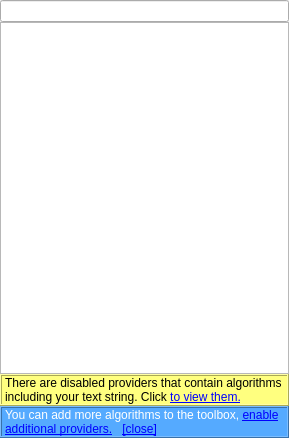
<?xml version="1.0" encoding="UTF-8"?>
<ui version="4.0">
 <class>ProcessingToolbox</class>
 <widget class="QDockWidget" name="ProcessingToolbox">
  <property name="geometry">
   <rect>
    <x>0</x>
    <y>0</y>
    <width>289</width>
    <height>438</height>
   </rect>
  </property>
  <property name="windowTitle">
   <string>Processing Toolbox</string>
  </property>
  <widget class="QWidget" name="dockWidgetContents">
   <layout class="QVBoxLayout" name="verticalLayout">
    <property name="spacing">
     <number>0</number>
    </property>
    <property name="margin">
     <number>0</number>
    </property>
    <item>
     <widget class="QgsFilterLineEdit" name="searchBox">
      <property name="toolTip">
       <string>Enter algorithm name to filter list</string>
      </property>
     </widget>
    </item>
    <item>
     <widget class="QTreeWidget" name="algorithmTree">
      <property name="contextMenuPolicy">
       <enum>Qt::CustomContextMenu</enum>
      </property>
      <property name="headerHidden">
       <bool>true</bool>
      </property>
      <column>
       <property name="text">
        <string notr="true">1</string>
       </property>
      </column>
     </widget>
    </item>
    <item>
     <widget class="QLabel" name="txtDisabled">
      <property name="autoFillBackground">
       <bool>false</bool>
      </property>
      <property name="styleSheet">
       <string notr="true">background-color: rgb(255, 255, 127);</string>
      </property>
      <property name="frameShape">
       <enum>QFrame::Box</enum>
      </property>
      <property name="frameShadow">
       <enum>QFrame::Raised</enum>
      </property>
      <property name="text">
       <string>There are disabled providers that contain algorithms including your text string. Click &lt;a href=&quot;view&quot;&gt;to view them.&lt;/a&gt;</string>
      </property>
      <property name="wordWrap">
       <bool>true</bool>
      </property>
      <property name="margin">
       <number>5</number>
      </property>
     </widget>
    </item>
    <item>
     <widget class="QLabel" name="txtTip">
      <property name="styleSheet">
       <string notr="true">background-color: rgb(85, 170, 255);
color: rgb(255, 255, 255);</string>
      </property>
      <property name="frameShape">
       <enum>QFrame::Box</enum>
      </property>
      <property name="frameShadow">
       <enum>QFrame::Raised</enum>
      </property>
      <property name="text">
       <string>&lt;html&gt;&lt;head/&gt;&lt;body&gt;&lt;p&gt;You can add more algorithms to the toolbox, &lt;a href=&quot;enable&quot;&gt;&lt;span style=&quot; text-decoration: underline; color:#0000ff;&quot;&gt;enable additional providers.&lt;/span&gt;&lt;/a&gt;&amp;nbsp;&amp;nbsp;&amp;nbsp;&lt;a href=&quot;close&quot;&gt;&lt;span style=&quot; text-decoration: underline; color:#0000ff;&quot;&gt;[close]&lt;/span&gt;&lt;/a&gt;&lt;/p&gt;&lt;/body&gt;&lt;/html&gt;</string>
      </property>
      <property name="wordWrap">
       <bool>true</bool>
      </property>
      <property name="margin">
       <number>5</number>
      </property>
     </widget>
    </item>
   </layout>
  </widget>
 </widget>
 <customwidgets>
  <customwidget>
   <class>QgsFilterLineEdit</class>
   <extends>QLineEdit</extends>
   <header>qgis.gui</header>
  </customwidget>
 </customwidgets>
 <resources/>
 <connections/>
</ui>
